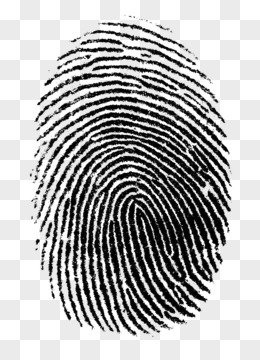
#> input picture Dataset/img1.jpg, 260 x 360 px
$ python scatter.py
#> lines starting #> are read from the running program, lines starting #| are printed output that depends on the picture
from PIL import Image
import numpy as np
import time
import plotly.graph_objects as go
import plotly.express as px

MAX_BLACK_COLOR_NUM = 255
fig = go.Figure()


def getPixels(pic_path):
    pic = Image.open(pic_path)
    pic = pic.convert("L")
    pix = np.asarray(pic)
    return pix


def calc(pic_path):
    # 動態輸入圖片
#> called with pic_path = 'Dataset/img1.jpg'
    print(pic_path)
    # 開啟一張圖片
    pic = Image.open(pic_path)
#> pic is the input picture: PIL image 260x360 RGB; min 0, max 255, mean 177.4

    # 轉為灰階模式
    pic = pic.convert("L")
#> pic: PIL image 260x360 L

    # 顯示圖片
    # pic.show()
    # print(pic.mode)

    # 讀取圖片 0是黑，255是白
    pix = np.asarray(pic)
    start_time = time.time()
    arr = []
    cnt = 0
    for item in range(len(pix)):
        cnt2 = 0
        last = -1

        for item2 in range(len(pix[item])):
            if pix[item][item2] < MAX_BLACK_COLOR_NUM and last == item2 - 1:
                cnt += 1
                last = item2
            elif pix[item][item2] < MAX_BLACK_COLOR_NUM:
                if cnt != 0:
                    cnt2 += 1
                    arr.append(pix[item][item2])
                cnt = 1
                last = item2
#> after the loop, arr = 4050 values, max 254 at index 0, min 78 at index 2301, mean 241.4
    data = {}
    for item in range(256):
        if arr.count(item):
            data[item] = arr.count(item)
#> after the loop, data = 145 items

    data = sorted(data.items(), key=lambda d: d[1])
#> data = 145 pairs, first value 78 to 254, second value 1 to 1402
    print("--- %s seconds ---" % (time.time() - start_time))
    print("")
    return data


_data = calc("Dataset/img1.jpg")
fig.add_trace(go.Scatter(
    x=[v[0] for v in _data],
    y=[v[1] for v in _data],
    mode='markers',
    name='markers'
))

_data = calc("Dataset/img2.jpg")
#> call 2 of calc, with pic_path = 'Dataset/img2.jpg'
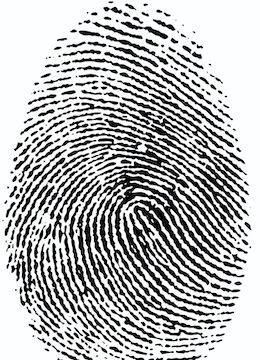
#> input picture Dataset/img2.jpg, 260 x 360 px
#> in calc, pic is the input picture: PIL image 260x360 RGB; mean R, G, B 180, 180.4, 180.9
#> after the loop in calc (call 2), `for item in range(len(pix)):`: arr = 10526 values, max 254 at index 1, min 0 at index 1584, mean 233.9
#> after the loop in calc (call 2), `for item in range(256):`: data = 197 items
#> in calc (call 2), `data = sorted(data.items(), key=lambda d: d[1])`: data = 197 pairs, first value 0 to 254, second value 1 to 814
fig.add_trace(go.Scatter(
    x=[v[0] for v in _data],
    y=[v[1] for v in _data],
    mode='markers',
    name='markers'
))

_data = calc("Dataset/img3.jpg")
#> call 3 of calc, with pic_path = 'Dataset/img3.jpg'
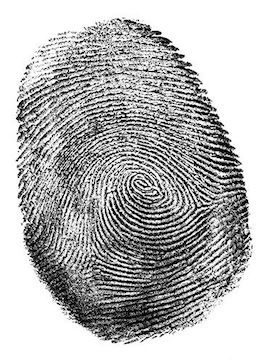
#> input picture Dataset/img3.jpg, 260 x 360 px
#> in calc, pic is the input picture: PIL image 260x360 RGB; min 0, max 255, mean 180.4
#> after the loop in calc (call 3), `for item in range(len(pix)):`: arr = 2734 values, max 254 at index 0, min 0 at index 1551, mean 227.4
#> after the loop in calc (call 3), `for item in range(256):`: data = 165 items
#> in calc (call 3), `data = sorted(data.items(), key=lambda d: d[1])`: data = 165 pairs, first value 0 to 254, second value 1 to 324
fig.add_trace(go.Scatter(
    x=[v[0] for v in _data],
    y=[v[1] for v in _data],
    mode='markers',
    name='markers'
))

_data = calc("Dataset/img4.jpg")
#> call 4 of calc, with pic_path = 'Dataset/img4.jpg'
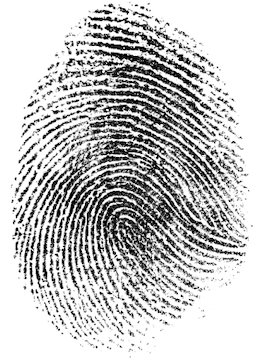
#> input picture Dataset/img4.jpg, 260 x 360 px
#> in calc, pic is the input picture: PIL image 260x360 L; min 0, max 255, mean 196.5
#> after the loop in calc (call 4), `for item in range(len(pix)):`: arr = 7349 values, max 254 at index 0, min 0 at index 1195, mean 235.8
#> after the loop in calc (call 4), `for item in range(256):`: data = 151 items
#> in calc (call 4), `data = sorted(data.items(), key=lambda d: d[1])`: data = 151 pairs, first value 0 to 254, second value 1 to 2169
fig.add_trace(go.Scatter(
    x=[v[0] for v in _data],
    y=[v[1] for v in _data],
    mode='markers',
    name='markers'
))

fig.update_layout(
    title="指紋清晰度實驗",
    xaxis_title="灰階值 (越大越白)",
    yaxis_title="數量",
    font=dict(
        family="Courier New, monospace",
        size=18,
        color="#7f7f7f"
    )
)
fig.show()
